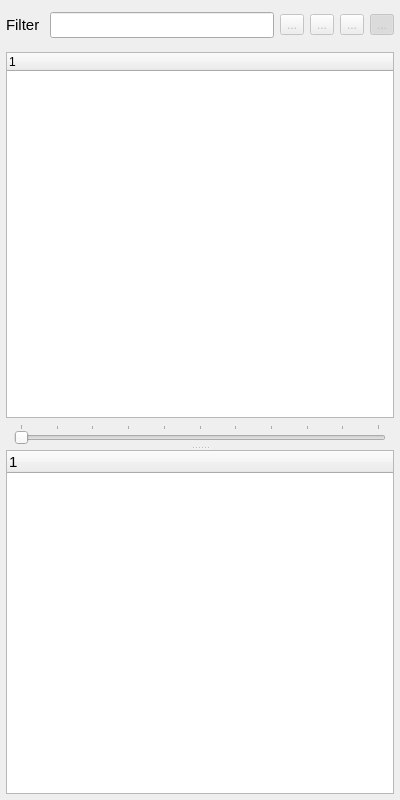
<?xml version="1.0" encoding="UTF-8"?>
<ui version="4.0">
 <class>OutlinerView</class>
 <widget class="QWidget" name="OutlinerView">
  <property name="geometry">
   <rect>
    <x>0</x>
    <y>0</y>
    <width>400</width>
    <height>800</height>
   </rect>
  </property>
  <property name="windowTitle">
   <string>Form</string>
  </property>
  <layout class="QVBoxLayout" name="verticalLayout_4">
   <property name="leftMargin">
    <number>6</number>
   </property>
   <property name="topMargin">
    <number>4</number>
   </property>
   <property name="rightMargin">
    <number>6</number>
   </property>
   <property name="bottomMargin">
    <number>6</number>
   </property>
   <item>
    <widget class="QWidget" name="filterWidget" native="true">
     <layout class="QHBoxLayout" name="horizontalLayout_4">
      <property name="leftMargin">
       <number>0</number>
      </property>
      <property name="topMargin">
       <number>8</number>
      </property>
      <property name="rightMargin">
       <number>0</number>
      </property>
      <property name="bottomMargin">
       <number>8</number>
      </property>
      <item>
       <widget class="QLabel" name="label_4">
        <property name="font">
         <font>
          <pointsize>11</pointsize>
         </font>
        </property>
        <property name="text">
         <string>Filter </string>
        </property>
       </widget>
      </item>
      <item>
       <widget class="QLineEdit" name="filter">
        <property name="font">
         <font>
          <pointsize>11</pointsize>
         </font>
        </property>
       </widget>
      </item>
      <item>
       <widget class="QToolButton" name="clear">
        <property name="enabled">
         <bool>false</bool>
        </property>
        <property name="text">
         <string>...</string>
        </property>
       </widget>
      </item>
      <item>
       <widget class="QToolButton" name="collapse">
        <property name="enabled">
         <bool>false</bool>
        </property>
        <property name="text">
         <string>...</string>
        </property>
        <property name="shortcut">
         <string/>
        </property>
       </widget>
      </item>
      <item>
       <widget class="QToolButton" name="expand">
        <property name="enabled">
         <bool>false</bool>
        </property>
        <property name="text">
         <string>...</string>
        </property>
        <property name="shortcut">
         <string/>
        </property>
       </widget>
      </item>
      <item>
       <widget class="QToolButton" name="follow">
        <property name="enabled">
         <bool>false</bool>
        </property>
        <property name="text">
         <string>...</string>
        </property>
        <property name="checkable">
         <bool>true</bool>
        </property>
        <property name="checked">
         <bool>true</bool>
        </property>
       </widget>
      </item>
     </layout>
    </widget>
   </item>
   <item>
    <widget class="QWidget" name="dockWidget" native="true">
     <property name="minimumSize">
      <size>
       <width>0</width>
       <height>0</height>
      </size>
     </property>
     <layout class="QVBoxLayout" name="verticalLayout_3">
      <property name="leftMargin">
       <number>0</number>
      </property>
      <property name="topMargin">
       <number>0</number>
      </property>
      <property name="rightMargin">
       <number>0</number>
      </property>
      <property name="bottomMargin">
       <number>0</number>
      </property>
      <item>
       <widget class="QSplitter" name="splitter">
        <property name="orientation">
         <enum>Qt::Orientation::Vertical</enum>
        </property>
        <widget class="QWidget" name="widget" native="true">
         <layout class="QVBoxLayout" name="verticalLayout">
          <property name="spacing">
           <number>0</number>
          </property>
          <property name="leftMargin">
           <number>0</number>
          </property>
          <property name="topMargin">
           <number>0</number>
          </property>
          <property name="rightMargin">
           <number>0</number>
          </property>
          <property name="bottomMargin">
           <number>0</number>
          </property>
          <item>
           <widget class="stageviz::StageTree" name="stageTree">
            <property name="alternatingRowColors">
             <bool>false</bool>
            </property>
            <property name="selectionMode">
             <enum>QAbstractItemView::SelectionMode::ExtendedSelection</enum>
            </property>
            <column>
             <property name="text">
              <string notr="true">1</string>
             </property>
            </column>
           </widget>
          </item>
          <item>
           <widget class="QWidget" name="widget_2" native="true">
            <property name="minimumSize">
             <size>
              <width>0</width>
              <height>0</height>
             </size>
            </property>
            <layout class="QVBoxLayout" name="verticalLayout_2">
             <property name="leftMargin">
              <number>8</number>
             </property>
             <property name="topMargin">
              <number>6</number>
             </property>
             <property name="rightMargin">
              <number>8</number>
             </property>
             <property name="bottomMargin">
              <number>2</number>
             </property>
             <item>
              <widget class="stageviz::Slider" name="depth">
               <property name="maximum">
                <number>10</number>
               </property>
               <property name="singleStep">
                <number>1</number>
               </property>
               <property name="pageStep">
                <number>1</number>
               </property>
               <property name="orientation">
                <enum>Qt::Orientation::Horizontal</enum>
               </property>
               <property name="tickPosition">
                <enum>QSlider::TickPosition::TicksAbove</enum>
               </property>
              </widget>
             </item>
            </layout>
           </widget>
          </item>
         </layout>
        </widget>
        <widget class="stageviz::PropertyTree" name="propertyTree">
         <property name="sizePolicy">
          <sizepolicy hsizetype="Expanding" vsizetype="MinimumExpanding">
           <horstretch>0</horstretch>
           <verstretch>0</verstretch>
          </sizepolicy>
         </property>
         <property name="maximumSize">
          <size>
           <width>16777215</width>
           <height>16777215</height>
          </size>
         </property>
         <property name="font">
          <font>
           <pointsize>11</pointsize>
          </font>
         </property>
         <property name="alternatingRowColors">
          <bool>false</bool>
         </property>
         <column>
          <property name="text">
           <string notr="true">1</string>
          </property>
         </column>
        </widget>
       </widget>
      </item>
     </layout>
    </widget>
   </item>
  </layout>
 </widget>
 <customwidgets>
  <customwidget>
   <class>stageviz::StageTree</class>
   <extends>QTreeWidget</extends>
   <header>../../../sources/stagetree.h</header>
  </customwidget>
  <customwidget>
   <class>stageviz::PropertyTree</class>
   <extends>QTreeWidget</extends>
   <header>../../../sources/propertytree.h</header>
  </customwidget>
  <customwidget>
   <class>stageviz::Slider</class>
   <extends>QSlider</extends>
   <header>../../../sources/slider.h</header>
  </customwidget>
 </customwidgets>
 <resources>
  <include location="viewer.qrc"/>
 </resources>
 <connections/>
</ui>
